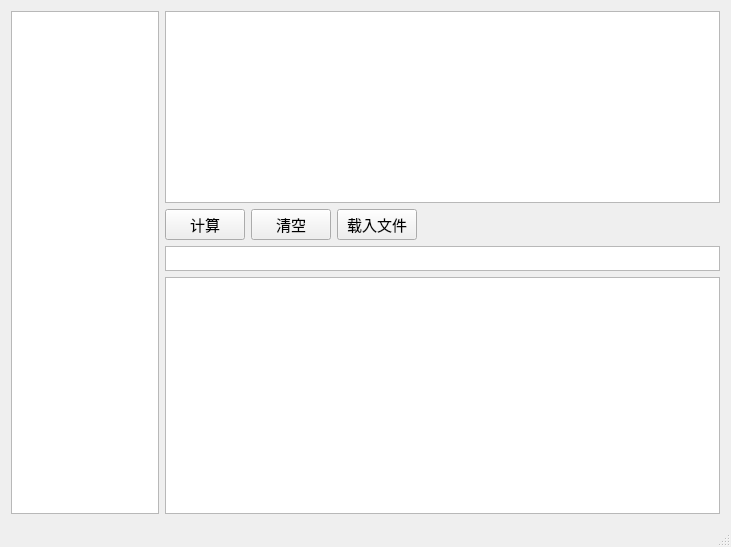
<?xml version="1.0" encoding="UTF-8"?>
<ui version="4.0">
 <class>CrcCalc</class>
 <widget class="QMainWindow" name="CrcCalc">
  <property name="geometry">
   <rect>
    <x>0</x>
    <y>0</y>
    <width>731</width>
    <height>547</height>
   </rect>
  </property>
  <property name="windowTitle">
   <string>CrcCalc</string>
  </property>
  <property name="windowIcon">
   <iconset>
    <normaloff>../res/general/OCR-cyan.ico</normaloff>../res/general/OCR-cyan.ico</iconset>
  </property>
  <widget class="QWidget" name="centralWidget">
   <layout class="QGridLayout" name="gridLayout">
    <item row="2" column="4">
     <widget class="QLabel" name="lblMsg">
      <property name="text">
       <string/>
      </property>
     </widget>
    </item>
    <item row="0" column="0" rowspan="5">
     <widget class="QListWidget" name="lstCRCSelect">
      <property name="maximumSize">
       <size>
        <width>148</width>
        <height>16777215</height>
       </size>
      </property>
     </widget>
    </item>
    <item row="4" column="1" colspan="5">
     <widget class="QPlainTextEdit" name="txtMsg"/>
    </item>
    <item row="2" column="3">
     <widget class="QPushButton" name="btnLoadFile">
      <property name="font">
       <font>
        <pointsize>11</pointsize>
       </font>
      </property>
      <property name="text">
       <string>载入文件</string>
      </property>
     </widget>
    </item>
    <item row="0" column="1" rowspan="2" colspan="5">
     <widget class="QPlainTextEdit" name="txtEdit">
      <property name="font">
       <font>
        <pointsize>10</pointsize>
       </font>
      </property>
      <property name="toolTip">
       <string>toolTip</string>
      </property>
      <property name="statusTip">
       <string/>
      </property>
      <property name="tabChangesFocus">
       <bool>true</bool>
      </property>
      <property name="plainText">
       <string/>
      </property>
     </widget>
    </item>
    <item row="2" column="1">
     <widget class="QPushButton" name="btnCalc">
      <property name="font">
       <font>
        <pointsize>11</pointsize>
       </font>
      </property>
      <property name="text">
       <string>计算</string>
      </property>
     </widget>
    </item>
    <item row="2" column="2">
     <widget class="QPushButton" name="btnClear">
      <property name="font">
       <font>
        <pointsize>11</pointsize>
       </font>
      </property>
      <property name="text">
       <string>清空</string>
      </property>
     </widget>
    </item>
    <item row="3" column="1" colspan="5">
     <widget class="QTextBrowser" name="txtBrowser">
      <property name="sizePolicy">
       <sizepolicy hsizetype="Preferred" vsizetype="Minimum">
        <horstretch>0</horstretch>
        <verstretch>0</verstretch>
       </sizepolicy>
      </property>
      <property name="minimumSize">
       <size>
        <width>0</width>
        <height>25</height>
       </size>
      </property>
      <property name="maximumSize">
       <size>
        <width>16777215</width>
        <height>25</height>
       </size>
      </property>
      <property name="font">
       <font>
        <pointsize>14</pointsize>
       </font>
      </property>
      <property name="cursor" stdset="0">
       <cursorShape>ArrowCursor</cursorShape>
      </property>
      <property name="verticalScrollBarPolicy">
       <enum>Qt::ScrollBarAlwaysOff</enum>
      </property>
      <property name="horizontalScrollBarPolicy">
       <enum>Qt::ScrollBarAlwaysOff</enum>
      </property>
      <property name="html">
       <string>&lt;!DOCTYPE HTML PUBLIC &quot;-//W3C//DTD HTML 4.0//EN&quot; &quot;http://www.w3.org/TR/REC-html40/strict.dtd&quot;&gt;
&lt;html&gt;&lt;head&gt;&lt;meta name=&quot;qrichtext&quot; content=&quot;1&quot; /&gt;&lt;style type=&quot;text/css&quot;&gt;
p, li { white-space: pre-wrap; }
&lt;/style&gt;&lt;/head&gt;&lt;body style=&quot; font-family:'SimSun'; font-size:14pt; font-weight:400; font-style:normal;&quot;&gt;
&lt;p style=&quot;-qt-paragraph-type:empty; margin-top:0px; margin-bottom:0px; margin-left:0px; margin-right:0px; -qt-block-indent:0; text-indent:0px; font-size:9pt;&quot;&gt;&lt;br /&gt;&lt;/p&gt;&lt;/body&gt;&lt;/html&gt;</string>
      </property>
     </widget>
    </item>
    <item row="2" column="5">
     <spacer name="horizontalSpacer">
      <property name="orientation">
       <enum>Qt::Horizontal</enum>
      </property>
      <property name="sizeHint" stdset="0">
       <size>
        <width>40</width>
        <height>20</height>
       </size>
      </property>
     </spacer>
    </item>
   </layout>
  </widget>
  <widget class="QStatusBar" name="statusBar"/>
 </widget>
 <layoutdefault spacing="6" margin="11"/>
 <tabstops>
  <tabstop>txtEdit</tabstop>
  <tabstop>btnCalc</tabstop>
  <tabstop>btnClear</tabstop>
 </tabstops>
 <resources/>
 <connections>
  <connection>
   <sender>btnClear</sender>
   <signal>clicked()</signal>
   <receiver>txtEdit</receiver>
   <slot>clear()</slot>
   <hints>
    <hint type="sourcelabel">
     <x>436</x>
     <y>246</y>
    </hint>
    <hint type="destinationlabel">
     <x>412</x>
     <y>157</y>
    </hint>
   </hints>
  </connection>
  <connection>
   <sender>lstCRCSelect</sender>
   <signal>currentRowChanged(int)</signal>
   <receiver>btnCalc</receiver>
   <slot>click()</slot>
   <hints>
    <hint type="sourcelabel">
     <x>173</x>
     <y>293</y>
    </hint>
    <hint type="destinationlabel">
     <x>298</x>
     <y>233</y>
    </hint>
   </hints>
  </connection>
 </connections>
</ui>
